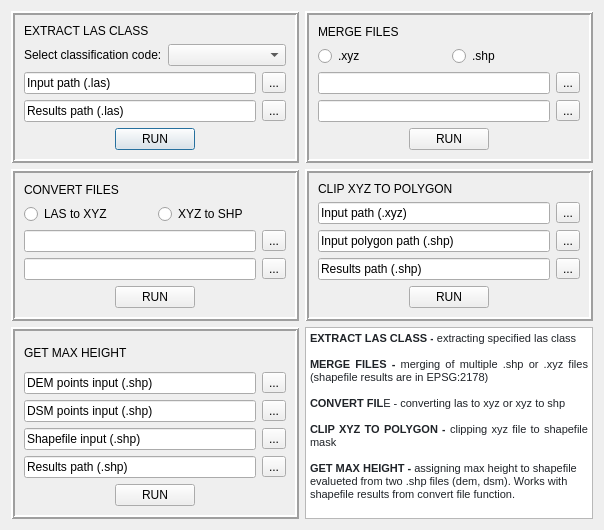
<?xml version="1.0" encoding="UTF-8"?>
<ui version="4.0">
 <class>LasShaperDialogBase</class>
 <widget class="QDialog" name="LasShaperDialogBase">
  <property name="geometry">
   <rect>
    <x>0</x>
    <y>0</y>
    <width>604</width>
    <height>530</height>
   </rect>
  </property>
  <property name="windowTitle">
   <string>las-shaper</string>
  </property>
  <property name="toolTipDuration">
   <number>2</number>
  </property>
  <layout class="QGridLayout" name="gridLayout_2">
   <item row="0" column="0">
    <layout class="QGridLayout" name="gridLayout">
     <item row="0" column="0">
      <widget class="QFrame" name="ExtractLasClassFrame">
       <property name="enabled">
        <bool>true</bool>
       </property>
       <property name="frameShape">
        <enum>QFrame::Box</enum>
       </property>
       <property name="frameShadow">
        <enum>QFrame::Raised</enum>
       </property>
       <property name="lineWidth">
        <number>2</number>
       </property>
       <layout class="QHBoxLayout" name="horizontalLayout_6">
        <item>
         <layout class="QVBoxLayout" name="verticalLayout">
          <item>
           <layout class="QHBoxLayout" name="horizontalLayout_2">
            <item>
             <widget class="QLabel" name="label_3">
              <property name="text">
               <string>EXTRACT LAS CLASS</string>
              </property>
             </widget>
            </item>
           </layout>
          </item>
          <item>
           <layout class="QHBoxLayout" name="horizontalLayout_3">
            <item>
             <widget class="QLabel" name="label">
              <property name="text">
               <string>Select classification code:</string>
              </property>
             </widget>
            </item>
            <item>
             <widget class="QComboBox" name="cbClassificationCode"/>
            </item>
           </layout>
          </item>
          <item>
           <layout class="QHBoxLayout" name="horizontalLayout">
            <item>
             <widget class="QLineEdit" name="leInputELC">
              <property name="text">
               <string>Input path (.las)</string>
              </property>
             </widget>
            </item>
            <item>
             <widget class="QToolButton" name="tbInputELC">
              <property name="text">
               <string>...</string>
              </property>
             </widget>
            </item>
           </layout>
          </item>
          <item>
           <layout class="QHBoxLayout" name="horizontalLayout_7">
            <item>
             <widget class="QLineEdit" name="leOutputELC">
              <property name="text">
               <string>Results path (.las)</string>
              </property>
             </widget>
            </item>
            <item>
             <widget class="QToolButton" name="tbOutputELC">
              <property name="text">
               <string>...</string>
              </property>
             </widget>
            </item>
           </layout>
          </item>
          <item>
           <layout class="QHBoxLayout" name="horizontalLayout_4">
            <item>
             <spacer name="horizontalSpacer_3">
              <property name="orientation">
               <enum>Qt::Horizontal</enum>
              </property>
              <property name="sizeHint" stdset="0">
               <size>
                <width>40</width>
                <height>20</height>
               </size>
              </property>
             </spacer>
            </item>
            <item>
             <widget class="QPushButton" name="pbELC">
              <property name="text">
               <string>RUN</string>
              </property>
             </widget>
            </item>
            <item>
             <spacer name="horizontalSpacer_2">
              <property name="orientation">
               <enum>Qt::Horizontal</enum>
              </property>
              <property name="sizeHint" stdset="0">
               <size>
                <width>40</width>
                <height>20</height>
               </size>
              </property>
             </spacer>
            </item>
           </layout>
          </item>
         </layout>
        </item>
       </layout>
      </widget>
     </item>
     <item row="0" column="1">
      <widget class="QFrame" name="MergeFilesFrame">
       <property name="enabled">
        <bool>true</bool>
       </property>
       <property name="frameShape">
        <enum>QFrame::Box</enum>
       </property>
       <property name="frameShadow">
        <enum>QFrame::Raised</enum>
       </property>
       <property name="lineWidth">
        <number>2</number>
       </property>
       <layout class="QHBoxLayout" name="horizontalLayout_16">
        <item>
         <layout class="QVBoxLayout" name="verticalLayout_4">
          <item>
           <layout class="QHBoxLayout" name="horizontalLayout_11">
            <item>
             <widget class="QLabel" name="label_2">
              <property name="text">
               <string>MERGE FILES</string>
              </property>
             </widget>
            </item>
           </layout>
          </item>
          <item>
           <layout class="QHBoxLayout" name="horizontalLayout_8">
            <item>
             <widget class="QRadioButton" name="rbXyzMF">
              <property name="text">
               <string>.xyz</string>
              </property>
              <attribute name="buttonGroup">
               <string notr="true">buttonGroupMF</string>
              </attribute>
             </widget>
            </item>
            <item>
             <widget class="QRadioButton" name="rbShpMF">
              <property name="text">
               <string>.shp</string>
              </property>
              <attribute name="buttonGroup">
               <string notr="true">buttonGroupMF</string>
              </attribute>
             </widget>
            </item>
           </layout>
          </item>
          <item>
           <layout class="QHBoxLayout" name="horizontalLayout_12">
            <item>
             <widget class="QLineEdit" name="leInputMF">
              <property name="text">
               <string/>
              </property>
             </widget>
            </item>
            <item>
             <widget class="QToolButton" name="tbInputMF">
              <property name="text">
               <string>...</string>
              </property>
             </widget>
            </item>
           </layout>
          </item>
          <item>
           <layout class="QHBoxLayout" name="horizontalLayout_9">
            <item>
             <widget class="QLineEdit" name="leOutputMF"/>
            </item>
            <item>
             <widget class="QToolButton" name="tbOutputMF">
              <property name="text">
               <string>...</string>
              </property>
             </widget>
            </item>
           </layout>
          </item>
          <item>
           <layout class="QHBoxLayout" name="horizontalLayout_10">
            <item>
             <spacer name="horizontalSpacer_6">
              <property name="orientation">
               <enum>Qt::Horizontal</enum>
              </property>
              <property name="sizeHint" stdset="0">
               <size>
                <width>40</width>
                <height>20</height>
               </size>
              </property>
             </spacer>
            </item>
            <item>
             <widget class="QPushButton" name="pbMF">
              <property name="text">
               <string>RUN</string>
              </property>
             </widget>
            </item>
            <item>
             <spacer name="horizontalSpacer_5">
              <property name="orientation">
               <enum>Qt::Horizontal</enum>
              </property>
              <property name="sizeHint" stdset="0">
               <size>
                <width>40</width>
                <height>20</height>
               </size>
              </property>
             </spacer>
            </item>
           </layout>
          </item>
         </layout>
        </item>
       </layout>
      </widget>
     </item>
     <item row="1" column="0">
      <widget class="QFrame" name="ConvertFilesFrame">
       <property name="enabled">
        <bool>true</bool>
       </property>
       <property name="frameShape">
        <enum>QFrame::Box</enum>
       </property>
       <property name="frameShadow">
        <enum>QFrame::Raised</enum>
       </property>
       <property name="lineWidth">
        <number>2</number>
       </property>
       <layout class="QHBoxLayout" name="horizontalLayout_25">
        <item>
         <layout class="QVBoxLayout" name="verticalLayout_5">
          <item>
           <layout class="QHBoxLayout" name="horizontalLayout_13">
            <item>
             <widget class="QLabel" name="label_4">
              <property name="text">
               <string>CONVERT FILES</string>
              </property>
             </widget>
            </item>
           </layout>
          </item>
          <item>
           <layout class="QHBoxLayout" name="horizontalLayout_27">
            <item>
             <widget class="QRadioButton" name="rbLasToXyzCF">
              <property name="text">
               <string>LAS to XYZ</string>
              </property>
              <attribute name="buttonGroup">
               <string notr="true">buttonGroupCF</string>
              </attribute>
             </widget>
            </item>
            <item>
             <widget class="QRadioButton" name="rbXyzToShpCF">
              <property name="text">
               <string>XYZ to SHP</string>
              </property>
              <attribute name="buttonGroup">
               <string notr="true">buttonGroupCF</string>
              </attribute>
             </widget>
            </item>
           </layout>
          </item>
          <item>
           <layout class="QHBoxLayout" name="horizontalLayout_28">
            <item>
             <widget class="QLineEdit" name="leInputCF"/>
            </item>
            <item>
             <widget class="QToolButton" name="tbInputCF">
              <property name="text">
               <string>...</string>
              </property>
             </widget>
            </item>
           </layout>
          </item>
          <item>
           <layout class="QHBoxLayout" name="horizontalLayout_29">
            <item>
             <widget class="QLineEdit" name="leOutputCF"/>
            </item>
            <item>
             <widget class="QToolButton" name="tbOutputCF">
              <property name="text">
               <string>...</string>
              </property>
             </widget>
            </item>
           </layout>
          </item>
          <item>
           <layout class="QHBoxLayout" name="horizontalLayout_30">
            <item>
             <spacer name="horizontalSpacer_7">
              <property name="orientation">
               <enum>Qt::Horizontal</enum>
              </property>
              <property name="sizeHint" stdset="0">
               <size>
                <width>40</width>
                <height>20</height>
               </size>
              </property>
             </spacer>
            </item>
            <item>
             <widget class="QPushButton" name="pbCF">
              <property name="text">
               <string>RUN</string>
              </property>
             </widget>
            </item>
            <item>
             <spacer name="horizontalSpacer_12">
              <property name="orientation">
               <enum>Qt::Horizontal</enum>
              </property>
              <property name="sizeHint" stdset="0">
               <size>
                <width>40</width>
                <height>20</height>
               </size>
              </property>
             </spacer>
            </item>
           </layout>
          </item>
         </layout>
        </item>
       </layout>
      </widget>
     </item>
     <item row="1" column="1">
      <widget class="QFrame" name="ClipXyzToPolygonFrame">
       <property name="enabled">
        <bool>true</bool>
       </property>
       <property name="frameShape">
        <enum>QFrame::Box</enum>
       </property>
       <property name="frameShadow">
        <enum>QFrame::Raised</enum>
       </property>
       <property name="lineWidth">
        <number>2</number>
       </property>
       <layout class="QHBoxLayout" name="horizontalLayout_15">
        <item>
         <layout class="QVBoxLayout" name="verticalLayout_3">
          <item>
           <widget class="QLabel" name="label_6">
            <property name="text">
             <string>CLIP XYZ TO POLYGON</string>
            </property>
           </widget>
          </item>
          <item>
           <layout class="QHBoxLayout" name="horizontalLayout_22">
            <item>
             <widget class="QLineEdit" name="leInputPathCXTP">
              <property name="text">
               <string>Input path (.xyz)</string>
              </property>
             </widget>
            </item>
            <item>
             <widget class="QToolButton" name="tbInputPathCXTP">
              <property name="text">
               <string>...</string>
              </property>
             </widget>
            </item>
           </layout>
          </item>
          <item>
           <layout class="QHBoxLayout" name="horizontalLayout_23">
            <item>
             <widget class="QLineEdit" name="leInputPolygonPathCXTP">
              <property name="text">
               <string>Input polygon path (.shp)</string>
              </property>
             </widget>
            </item>
            <item>
             <widget class="QToolButton" name="tbInputPolygonPathCXTP">
              <property name="text">
               <string>...</string>
              </property>
             </widget>
            </item>
           </layout>
          </item>
          <item>
           <layout class="QHBoxLayout" name="horizontalLayout_24">
            <item>
             <widget class="QLineEdit" name="leOutputCXTP">
              <property name="text">
               <string>Results path (.shp)</string>
              </property>
             </widget>
            </item>
            <item>
             <widget class="QToolButton" name="tbOutputCXTP">
              <property name="text">
               <string>...</string>
              </property>
             </widget>
            </item>
           </layout>
          </item>
          <item>
           <layout class="QHBoxLayout" name="horizontalLayout_26">
            <item>
             <spacer name="horizontalSpacer_10">
              <property name="orientation">
               <enum>Qt::Horizontal</enum>
              </property>
              <property name="sizeHint" stdset="0">
               <size>
                <width>40</width>
                <height>20</height>
               </size>
              </property>
             </spacer>
            </item>
            <item>
             <widget class="QPushButton" name="pbCXTP">
              <property name="text">
               <string>RUN</string>
              </property>
             </widget>
            </item>
            <item>
             <spacer name="horizontalSpacer_11">
              <property name="orientation">
               <enum>Qt::Horizontal</enum>
              </property>
              <property name="sizeHint" stdset="0">
               <size>
                <width>40</width>
                <height>20</height>
               </size>
              </property>
             </spacer>
            </item>
           </layout>
          </item>
         </layout>
        </item>
       </layout>
      </widget>
     </item>
     <item row="2" column="0">
      <widget class="QFrame" name="GetMaxHeightFrame">
       <property name="enabled">
        <bool>true</bool>
       </property>
       <property name="sizePolicy">
        <sizepolicy hsizetype="Preferred" vsizetype="Preferred">
         <horstretch>0</horstretch>
         <verstretch>0</verstretch>
        </sizepolicy>
       </property>
       <property name="frameShape">
        <enum>QFrame::Box</enum>
       </property>
       <property name="frameShadow">
        <enum>QFrame::Raised</enum>
       </property>
       <property name="lineWidth">
        <number>2</number>
       </property>
       <layout class="QHBoxLayout" name="horizontalLayout_14">
        <item>
         <layout class="QVBoxLayout" name="verticalLayout_2">
          <item>
           <widget class="QLabel" name="label_5">
            <property name="text">
             <string>GET MAX HEIGHT</string>
            </property>
           </widget>
          </item>
          <item>
           <layout class="QHBoxLayout" name="horizontalLayout_21">
            <item>
             <widget class="QLineEdit" name="leDemInputGMH">
              <property name="text">
               <string>DEM points input (.shp)</string>
              </property>
             </widget>
            </item>
            <item>
             <widget class="QToolButton" name="tbDemInputGMH">
              <property name="text">
               <string>...</string>
              </property>
             </widget>
            </item>
           </layout>
          </item>
          <item>
           <layout class="QHBoxLayout" name="horizontalLayout_18">
            <item>
             <widget class="QLineEdit" name="leDsmInputGMH">
              <property name="text">
               <string>DSM points input (.shp)</string>
              </property>
             </widget>
            </item>
            <item>
             <widget class="QToolButton" name="tbleDsmInputGMH">
              <property name="text">
               <string>...</string>
              </property>
             </widget>
            </item>
           </layout>
          </item>
          <item>
           <layout class="QHBoxLayout" name="horizontalLayout_20">
            <item>
             <widget class="QLineEdit" name="leShpInputGMH">
              <property name="text">
               <string>Shapefile input (.shp)</string>
              </property>
             </widget>
            </item>
            <item>
             <widget class="QToolButton" name="tbShpInputGMH">
              <property name="text">
               <string>...</string>
              </property>
             </widget>
            </item>
           </layout>
          </item>
          <item>
           <layout class="QHBoxLayout" name="horizontalLayout_17">
            <item>
             <widget class="QLineEdit" name="leOutputGMH">
              <property name="text">
               <string>Results path (.shp)</string>
              </property>
             </widget>
            </item>
            <item>
             <widget class="QToolButton" name="tbOutputGMH">
              <property name="text">
               <string>...</string>
              </property>
             </widget>
            </item>
           </layout>
          </item>
          <item>
           <layout class="QHBoxLayout" name="horizontalLayout_19">
            <item>
             <spacer name="horizontalSpacer_8">
              <property name="orientation">
               <enum>Qt::Horizontal</enum>
              </property>
              <property name="sizeHint" stdset="0">
               <size>
                <width>40</width>
                <height>20</height>
               </size>
              </property>
             </spacer>
            </item>
            <item>
             <widget class="QPushButton" name="pbGMH">
              <property name="text">
               <string>RUN</string>
              </property>
             </widget>
            </item>
            <item>
             <spacer name="horizontalSpacer_9">
              <property name="orientation">
               <enum>Qt::Horizontal</enum>
              </property>
              <property name="sizeHint" stdset="0">
               <size>
                <width>40</width>
                <height>20</height>
               </size>
              </property>
             </spacer>
            </item>
           </layout>
          </item>
         </layout>
        </item>
       </layout>
      </widget>
     </item>
     <item row="2" column="1">
      <widget class="QTextEdit" name="teInfo">
       <property name="html">
        <string>&lt;!DOCTYPE HTML PUBLIC &quot;-//W3C//DTD HTML 4.0//EN&quot; &quot;http://www.w3.org/TR/REC-html40/strict.dtd&quot;&gt;
&lt;html&gt;&lt;head&gt;&lt;meta name=&quot;qrichtext&quot; content=&quot;1&quot; /&gt;&lt;style type=&quot;text/css&quot;&gt;
p, li { white-space: pre-wrap; }
&lt;/style&gt;&lt;/head&gt;&lt;body style=&quot; font-family:'MS Shell Dlg 2'; font-size:8.25pt; font-weight:400; font-style:normal;&quot;&gt;
&lt;p align=&quot;justify&quot; style=&quot; margin-top:0px; margin-bottom:0px; margin-left:0px; margin-right:0px; -qt-block-indent:0; text-indent:0px;&quot;&gt;&lt;span style=&quot; font-family:'-apple-system','BlinkMacSystemFont','Segoe UI','Noto Sans','Helvetica','Arial','sans-serif','Apple Color Emoji','Segoe UI Emoji'; font-size:8pt; font-weight:600; color:#1f2328; background-color:#ffffff;&quot;&gt;EXTRACT LAS CLASS -&lt;/span&gt;&lt;span style=&quot; font-family:'-apple-system','BlinkMacSystemFont','Segoe UI','Noto Sans','Helvetica','Arial','sans-serif','Apple Color Emoji','Segoe UI Emoji'; font-size:8pt; color:#1f2328; background-color:#ffffff;&quot;&gt; extracting specified las class &lt;/span&gt;&lt;/p&gt;
&lt;p align=&quot;justify&quot; style=&quot;-qt-paragraph-type:empty; margin-top:0px; margin-bottom:0px; margin-left:0px; margin-right:0px; -qt-block-indent:0; text-indent:0px; font-family:'-apple-system','BlinkMacSystemFont','Segoe UI','Noto Sans','Helvetica','Arial','sans-serif','Apple Color Emoji','Segoe UI Emoji'; font-size:8pt; color:#1f2328;&quot;&gt;&lt;br /&gt;&lt;/p&gt;
&lt;p align=&quot;justify&quot; style=&quot; margin-top:0px; margin-bottom:0px; margin-left:0px; margin-right:0px; -qt-block-indent:0; text-indent:0px;&quot;&gt;&lt;span style=&quot; font-family:'-apple-system','BlinkMacSystemFont','Segoe UI','Noto Sans','Helvetica','Arial','sans-serif','Apple Color Emoji','Segoe UI Emoji'; font-size:8pt; font-weight:600; color:#1f2328; background-color:#ffffff;&quot;&gt;MERGE FILES -&lt;/span&gt;&lt;span style=&quot; font-family:'-apple-system','BlinkMacSystemFont','Segoe UI','Noto Sans','Helvetica','Arial','sans-serif','Apple Color Emoji','Segoe UI Emoji'; font-size:8pt; color:#1f2328; background-color:#ffffff;&quot;&gt; merging of multiple .shp or .xyz files (shapefile results are in EPSG:2178) &lt;/span&gt;&lt;/p&gt;
&lt;p align=&quot;justify&quot; style=&quot;-qt-paragraph-type:empty; margin-top:0px; margin-bottom:0px; margin-left:0px; margin-right:0px; -qt-block-indent:0; text-indent:0px; font-family:'-apple-system','BlinkMacSystemFont','Segoe UI','Noto Sans','Helvetica','Arial','sans-serif','Apple Color Emoji','Segoe UI Emoji'; font-size:8pt; color:#1f2328;&quot;&gt;&lt;br /&gt;&lt;/p&gt;
&lt;p align=&quot;justify&quot; style=&quot; margin-top:0px; margin-bottom:0px; margin-left:0px; margin-right:0px; -qt-block-indent:0; text-indent:0px;&quot;&gt;&lt;span style=&quot; font-family:'-apple-system','BlinkMacSystemFont','Segoe UI','Noto Sans','Helvetica','Arial','sans-serif','Apple Color Emoji','Segoe UI Emoji'; font-size:8pt; font-weight:600; color:#1f2328; background-color:#ffffff;&quot;&gt;CONVERT FIL&lt;/span&gt;&lt;span style=&quot; font-family:'-apple-system','BlinkMacSystemFont','Segoe UI','Noto Sans','Helvetica','Arial','sans-serif','Apple Color Emoji','Segoe UI Emoji'; font-size:8pt; color:#1f2328; background-color:#ffffff;&quot;&gt;E - converting las to xyz or xyz to shp &lt;/span&gt;&lt;/p&gt;
&lt;p align=&quot;justify&quot; style=&quot;-qt-paragraph-type:empty; margin-top:0px; margin-bottom:0px; margin-left:0px; margin-right:0px; -qt-block-indent:0; text-indent:0px; font-family:'-apple-system','BlinkMacSystemFont','Segoe UI','Noto Sans','Helvetica','Arial','sans-serif','Apple Color Emoji','Segoe UI Emoji'; font-size:8pt; color:#1f2328;&quot;&gt;&lt;br /&gt;&lt;/p&gt;
&lt;p align=&quot;justify&quot; style=&quot; margin-top:0px; margin-bottom:0px; margin-left:0px; margin-right:0px; -qt-block-indent:0; text-indent:0px;&quot;&gt;&lt;span style=&quot; font-family:'-apple-system','BlinkMacSystemFont','Segoe UI','Noto Sans','Helvetica','Arial','sans-serif','Apple Color Emoji','Segoe UI Emoji'; font-size:8pt; font-weight:600; color:#1f2328; background-color:#ffffff;&quot;&gt;CLIP XYZ TO POLYGON -&lt;/span&gt;&lt;span style=&quot; font-family:'-apple-system','BlinkMacSystemFont','Segoe UI','Noto Sans','Helvetica','Arial','sans-serif','Apple Color Emoji','Segoe UI Emoji'; font-size:8pt; color:#1f2328; background-color:#ffffff;&quot;&gt; clipping xyz file to shapefile mask &lt;/span&gt;&lt;/p&gt;
&lt;p align=&quot;justify&quot; style=&quot;-qt-paragraph-type:empty; margin-top:0px; margin-bottom:0px; margin-left:0px; margin-right:0px; -qt-block-indent:0; text-indent:0px; font-family:'-apple-system','BlinkMacSystemFont','Segoe UI','Noto Sans','Helvetica','Arial','sans-serif','Apple Color Emoji','Segoe UI Emoji'; font-size:8pt; color:#1f2328;&quot;&gt;&lt;br /&gt;&lt;/p&gt;
&lt;p style=&quot; margin-top:0px; margin-bottom:0px; margin-left:0px; margin-right:0px; -qt-block-indent:0; text-indent:0px;&quot;&gt;&lt;span style=&quot; font-family:'-apple-system','BlinkMacSystemFont','Segoe UI','Noto Sans','Helvetica','Arial','sans-serif','Apple Color Emoji','Segoe UI Emoji'; font-size:8pt; font-weight:600; color:#1f2328; background-color:#ffffff;&quot;&gt;GET MAX HEIGHT -&lt;/span&gt;&lt;span style=&quot; font-family:'-apple-system','BlinkMacSystemFont','Segoe UI','Noto Sans','Helvetica','Arial','sans-serif','Apple Color Emoji','Segoe UI Emoji'; font-size:8pt; color:#1f2328; background-color:#ffffff;&quot;&gt; assigning max height to shapefile evalueted from two .shp files (dem, dsm). Works with shapefile results from convert file function.&lt;/span&gt;&lt;/p&gt;&lt;/body&gt;&lt;/html&gt;</string>
       </property>
      </widget>
     </item>
    </layout>
   </item>
  </layout>
 </widget>
 <resources/>
 <connections/>
 <buttongroups>
  <buttongroup name="buttonGroupMF"/>
  <buttongroup name="buttonGroupCF"/>
 </buttongroups>
</ui>
